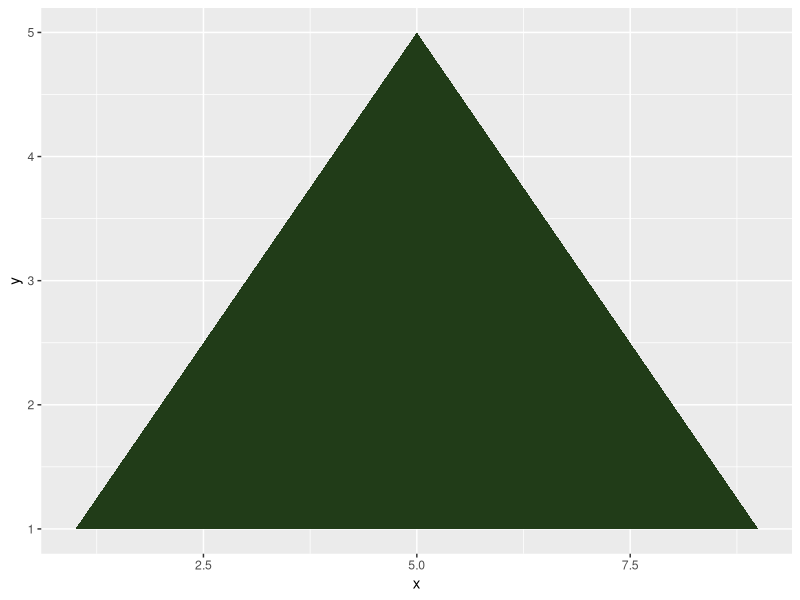
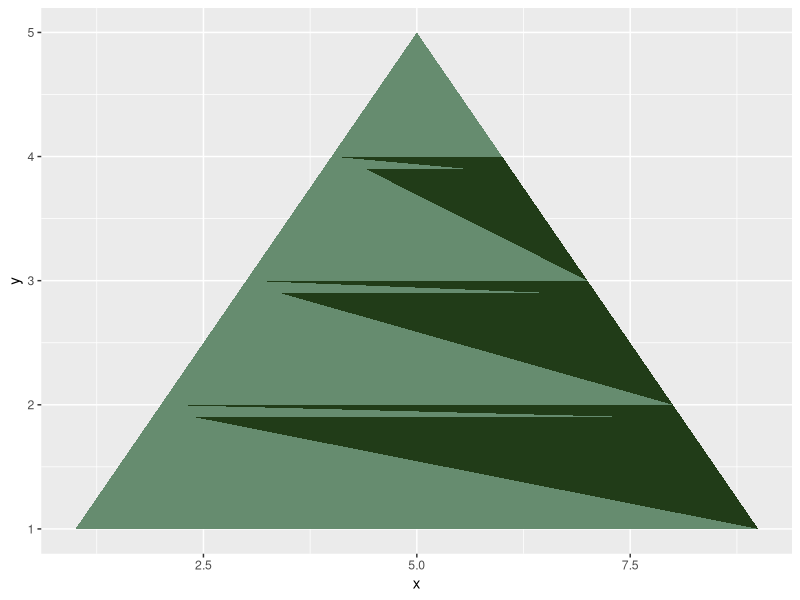
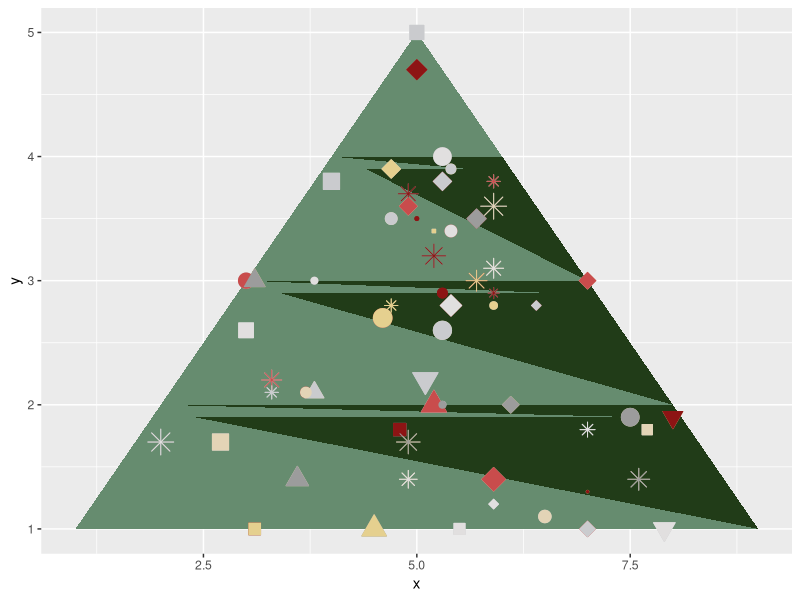

Generate these figures, in order, with R: (Note: this script raises an error after producing the figures.)
## ---- chunk 1
library(tidyverse, quietly = T)

cone = data.frame(x = 1:9,
                  y = c(1:5,4:1)) %>% 
  na.omit() %>% 
  arrange(x)

cone %>% 
  ggplot(aes(x=x, y=y)) +
  geom_polygon(fill="#213c18")
## ---- chunk 2
fancy = cone %>% 
  mutate(xoff = ifelse(x<5, x+.4, ifelse(x>5, x-.4, NA))) %>% 
  gather(del, x, contains("x")) %>% 
  mutate(y = ifelse(del=="xoff", y-.1,y)) %>% 
  filter(y>=1) %>% 
  na.omit() %>% 
  select(-del) %>% 
  arrange(y)

cone %>% 
  ggplot(aes(x=x, y=y)) +
  geom_polygon(fill="#213c18") +
  geom_polygon(data=fancy, fill = "#668c6f")
## ---- chunk 3
library(gganimate, quietly = T)

# Define bauble colours
bauble_colours = c("#e5d08f", "#e3d4b6",
                   "#cacbce", "#9c9c9c", "#e1dfdf",
                   "#c94c4c", "#8d1414")

baubles = cone %>% 
  
  # Group by y, nest and make up some random values for x.
  group_by(y) %>% 
  nest() %>% 
  mutate(data =  map(data, ~data.frame(x=seq(min(.$x), max(.$x), by=.1)))) %>% 
  unnest() %>% 
  
  # Group by x, nest and make up some random values for y.
  group_by(x) %>% 
  nest() %>% 
  mutate(data =  map(data, ~data.frame(y=seq(min(.$y), max(.$y), by=.1)))) %>% 
  unnest() %>% 
  ungroup() %>% 
  
  # Give baubles random shapes, sizes and two different colours.
  mutate(col1 = sample(bauble_colours, nrow(.), replace = T),
         col2 = sample(bauble_colours, nrow(.), replace = T),
         shp = sample(1:7, nrow(.), replace = T),
         sz = sample(seq(.5,2,by=.1), nrow(.), replace = T),
         time = sample(seq(.5,1,by=.01), nrow(.), replace = T)
  ) %>%
  rownames_to_column() %>% 
  
  # Grab only 60 baubles
  sample_n(60) %>% 
  
  # Gather the colours into a single column
  gather(dd, cols, contains("col")) %>% 
  mutate(alph = ifelse(dd == "col1", .8, 1))


cone %>% 
  ggplot(aes(x=x, y=y)) +
  geom_polygon(fill="#213c18") +
  geom_polygon(data=fancy, fill = "#668c6f") +
  geom_point(data = baubles, aes(colour=I(cols), fill=I(cols), 
                                 shape = factor(shp),size=sz), show.legend = F) + 
  scale_shape_manual(values = c(20:25,8))
## ---- chunk 4

cone %>% 
  ggplot(aes(x=x, y=y)) +
  
  # Cone
  geom_polygon(fill="#213c18") +
  
  # Fancy
  geom_polygon(data=fancy, fill = "#668c6f") +
  
  # Baubles
  geom_point(data = baubles %>% select(-time), show.legend = F, alpha = .7,
             aes(colour=I(cols), fill=I(cols),
                 shape = factor(shp),size=sz, group=rowname)) +
  
  # animated baubles!
  geom_point(data = baubles, show.legend = F,
             aes(colour=I(cols), fill=I(cols), alpha=I(alph),
                 shape = factor(shp),size=sz, group=rowname)) + 
  
  # Topper
  geom_point(data=data.frame(x=5, y=5), colour="#e5d08f", size=15, shape=8) +
  scale_shape_manual(values = c(20:25,8)) +
  
  # remove axes etc., and make background black
  theme_void() + 
  theme(plot.background = element_rect(fill="black"), title = element_text(colour="white")) +
  
  # Animate
  #transition_states(time, transition_length = 10, state_length = 2) + 
  transition_time(time) + 
  ease_aes('quadratic-in-out') 

## ---- chunk 5
snow = data.frame(x = sample(seq(1, max(cone$x)+1, by=.01), 100, replace = F),
                  y = sample(seq(1, max(cone$y)+1, by=.01), 100, replace = F)) %>% 
  group_by(x) %>% 
  nest() %>% 
  mutate(data =  map(data, 
                     ~data.frame(y=seq(.$y, .$y-sample(seq(.5,1,by=.01),1), length.out = 100)) %>% 
                       mutate(time = sample(seq(0.5,.9, .01), 1)) %>% 
                       mutate(time = seq(unique(time), unique(time)+.02, length.out = nrow(.)))
  )) %>% 
  unnest() 

cone %>% 
  ggplot(aes(x=x, y=y)) +
  
  # Snow
  geom_jitter(data=snow, aes(group=x), colour="white", shape=8, size=1) +
  
  # Cone
  geom_polygon(fill="#213c18") +
  
  # Fancy
  geom_polygon(data=fancy, fill = "#668c6f") +
  
  # Baubles
  geom_point(data = baubles %>% select(-time), show.legend = F, alpha = .7,
             aes(colour=I(cols), fill=I(cols),
                 shape = factor(shp),size=sz, group=rowname)) +
  
  # animated baubles!
  geom_point(data = baubles, show.legend = F,
             aes(colour=I(cols), fill=I(cols), alpha=I(alph),
                 shape = factor(shp),size=sz, group=rowname)) +
  
  # Topper
  geom_point(data=data.frame(x=5, y=5), colour="#e5d08f", size=15, shape=8) +
  scale_shape_manual(values = c(20:25,8)) +
  
  # remove axes etc., and make background black
  theme_void() + 
  theme(plot.background = element_rect(fill="black"), title = element_text(colour="white")) +
  
  # Animate
  transition_time(time) + 
  ease_aes('sine-in-out') 
